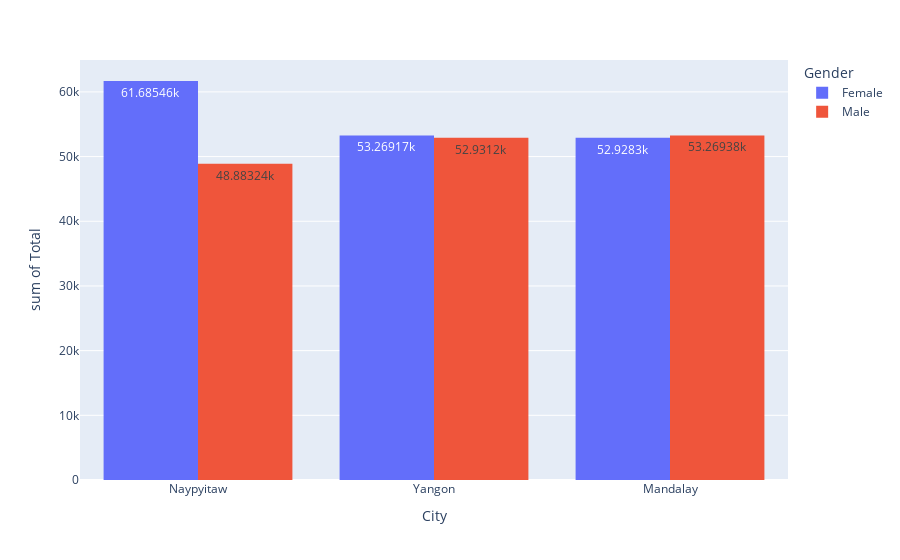

Notebook cell for this chart:
### Code cell
px.histogram(data_frame= total_sales_per_gender, x= 'City', y= 'Total', color = 'Gender' , text_auto= True, barmode= 'group')

### Figure 1 — Plotly figure (JSON) as saved in the notebook; plotly's stock layout.template omitted (floating-point values rounded to 4 significant figures)
{"data": [{"alignmentgroup": "True", "bingroup": "x", "histfunc": "sum", "hovertemplate": "Gender=Female<br>City=%{x}<br>sum of Total=%{y}<extra></extra>", "legendgroup": "Female", "marker": {"color": "#636efa", "pattern": {"shape": ""}}, "name": "Female", "offsetgroup": "Female", "orientation": "v", "showlegend": true, "texttemplate": "%{value}", "type": "histogram", "x": ["Naypyitaw", "Yangon", "Mandalay"], "xaxis": "x", "y": [61690.0, 53270.0, 52930.0], "yaxis": "y"}, {"alignmentgroup": "True", "bingroup": "x", "histfunc": "sum", "hovertemplate": "Gender=Male<br>City=%{x}<br>sum of Total=%{y}<extra></extra>", "legendgroup": "Male", "marker": {"color": "#EF553B", "pattern": {"shape": ""}}, "name": "Male", "offsetgroup": "Male", "orientation": "v", "showlegend": true, "texttemplate": "%{value}", "type": "histogram", "x": ["Mandalay", "Yangon", "Naypyitaw"], "xaxis": "x", "y": [53270.0, 52930.0, 48880.0], "yaxis": "y"}], "layout": {"barmode": "group", "legend": {"title": {"text": "Gender"}, "tracegroupgap": 0}, "margin": {"t": 60}, "xaxis": {"anchor": "y", "domain": [0, 1], "title": {"text": "City"}}, "yaxis": {"anchor": "x", "domain": [0, 1], "title": {"text": "sum of Total"}}}}
